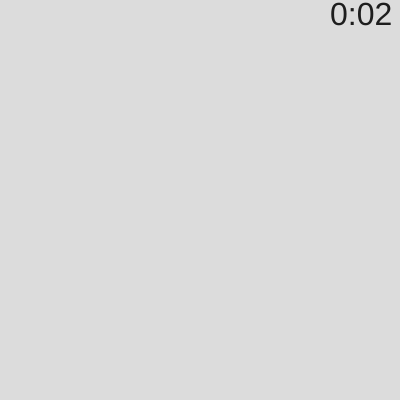
Frame 1 (no input)
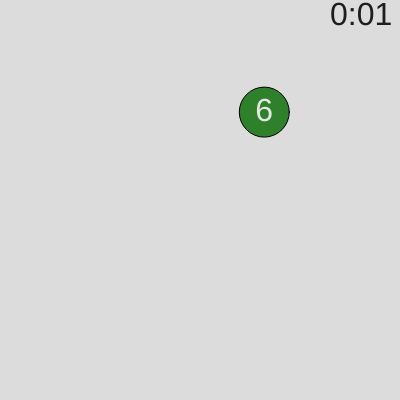
Frame 60 (no input)
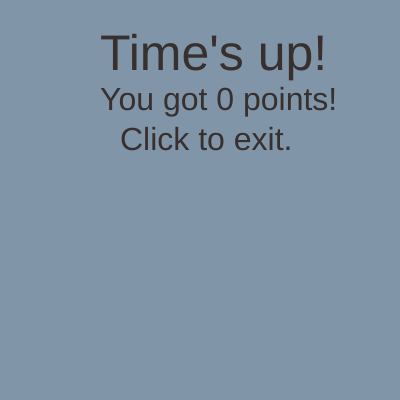
Frame 120 (the mouse pressed at the canvas centre since frame 60)

The p5.js sketch that drew these frames (run headless with seeded random() and noise() and a simulated clock; from frame 60 on, the mouse is pressed at the canvas centre):

// p5.js sketch
// ── sketch.js
const circleList = [];
var timeLimit = 400
const circleNumber = 6;
var timer = 0;
var score = 0;
var scoreMult = 1;
var streak = 0;
const endTime = 100;
var gameRunning = true;
const widthC = 400;
const heightC = 400;

function setup() {
  createCanvas(widthC, heightC);
    
  for (let i = 0; i < circleNumber; i++)
    {
      circleList[i] = createCircle(i);
    }
    
  
}



function createCircle(i) {
  
  
  var circle = {
    radius: 50,
    red: 175,
    blue: 50,
    green: 150,
    alpha: 255,
    xPos: random(50, widthC - 50),
    yPos: random(50, heightC - 50),
    time:  -1 * (timeLimit / 3) * i,  
    fading: false,
    number: floor(2 + random (6))
    
    
}

    
  
  return circle;
  }

function changeColor()
{
  circleList[1].red = 50;
  
  
  
}

function mousePressed()
{
  if (gameRunning)
    {
  if (getNearestCircle() > -1)
    {
      circleList[getNearestCircle()].number -= 1;
    }
      
      
    }
  
  else
    {
      //Put code here to make this game stop running
      
      
    }
}

function getDistance(xPos, yPos)
{
  let d;
  
  d = sqrt((mouseX - xPos) * (mouseX - xPos) + (mouseY - yPos) * (mouseY - yPos))
  
  
  
  return d;
}

function getNearestCircle()
{
  let nearest = -1;
  let closest = 999;
  
  for (let i = 0; i < circleList.length; i++)
    {
      let dist = getDistance(circleList[i].xPos, circleList[i].yPos);
      
      
    if (dist < circleList[i].radius / 2)
      {
        if (dist < closest);
        {
          nearest = i;
        }
        
        
      }
    
      
      
      
    }
  return nearest;
}

function circleUpdate(c)
{
  if (c.time > timeLimit)
    {
      c.xPos = -500;
      c.yPos = -500;
      
    }
  
  if (c.number <= 0)
    {
      c.xPos = -500;
      c.yPos = -500;
      c.time = timeLimit + 1;
      c.number = 1;
      if (scoreMult < 10)
        {
      scoreMult += 1;
        }
      streak++;
      score += scoreMult;
      //Gradual scaling of timeLimit increases speed, disabled for now.
      //timeLimit -= 1;
    }
  
  if (c.time == timeLimit)
    {
      scoreMult = 1;
      streak = 0;
    }
  
  if (c.time > timeLimit * 2)
    {
      c.xPos = random(50, 350);
      c.yPos = random(50, 300);
      c.time = 0;
      c.number = floor(2+ random(6));
    }
}


function draw() {
  
  
  if (gameRunning)
{
  background(220);
  fill(100);
  for (let i = 0; i < circleList.length; i++)
    {
      let c = circleList[i];
      
      if (c.time > 0 && c.number > 0)
        {
      
      fill(c.red * c.time / timeLimit + 20, c.green * (timeLimit - c.time) / timeLimit , c.blue * (timeLimit - c.time)  / timeLimit, c.alpha);
      
      
      circle(c.xPos, c.yPos, c.radius);
    
      fill(230);
      
      text('' + c.number, c.xPos - (c.radius / 5.5), c.yPos + (c.radius / 5.5));
        }
      c.time++;
      
      circleUpdate(c);
    }
  timer++;
  
  fill(30);
  textSize(32);
  if (ceil(((endTime - timer) / 80)) % 60 > 9)
    {
  text(floor(ceil((endTime - timer) /80) / 60) + ':' +ceil(((endTime - timer) / 80)) % 60, widthC - 70, 25);
      
    }
  else
    {
     text(floor(ceil((endTime - timer) / 80) / 60) + ':0' +ceil(((endTime - timer) / 80)) % 60, widthC - 70, 25); 
      
    }
  
  if (timer > endTime)
    {
      gameRunning = false;
      
    }
  
}
  else
    {
      background("#8096A8")
      
      fill("rgb(56,47,47)");
      textSize(50);
      text("Time's up!", widthC/2 - 100, 70);
      
      textSize(32);
      text("You got " + score + " points!", widthC/2 - 100, 110);
      text("Click to exit.", widthC/2 - 80, 150);
    }
}
